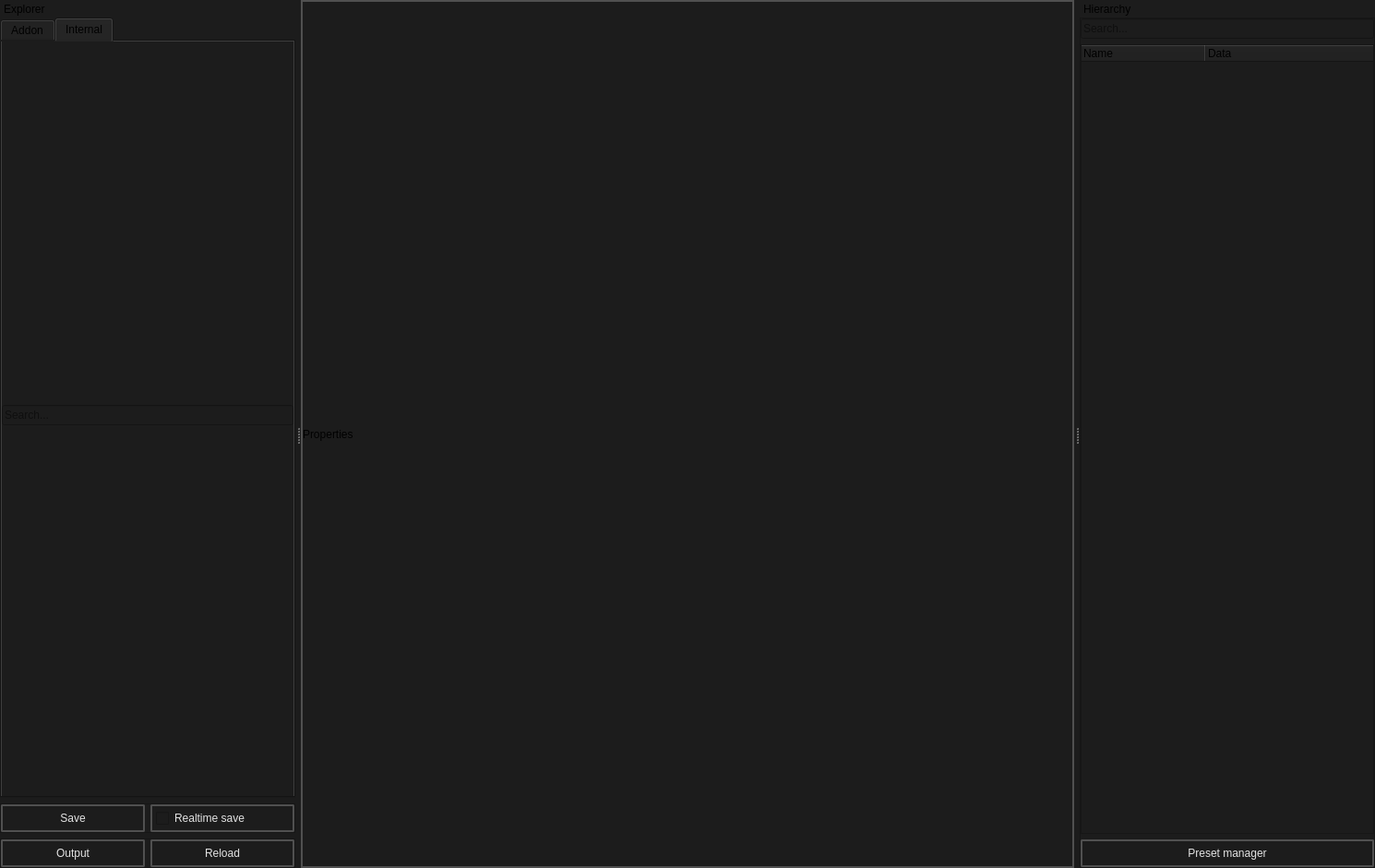
<?xml version="1.0" encoding="UTF-8"?>
<ui version="4.0">
 <class>MainWindow</class>
 <widget class="QMainWindow" name="MainWindow">
  <property name="geometry">
   <rect>
    <x>0</x>
    <y>0</y>
    <width>1490</width>
    <height>941</height>
   </rect>
  </property>
  <property name="windowTitle">
   <string>MainWindow</string>
  </property>
  <property name="styleSheet">
   <string notr="true">background-color: #1C1C1C;</string>
  </property>
  <widget class="QWidget" name="centralwidget">
   <layout class="QVBoxLayout" name="verticalLayout_6">
    <property name="leftMargin">
     <number>0</number>
    </property>
    <property name="topMargin">
     <number>0</number>
    </property>
    <property name="rightMargin">
     <number>0</number>
    </property>
    <property name="bottomMargin">
     <number>0</number>
    </property>
    <item>
     <widget class="QFrame" name="frame">
      <property name="styleSheet">
       <string notr="true">        QFrame#frame {
            border: 2px solid black; 
            border-color: rgba(80, 80, 80, 255);
        }
        QFrame#frame QLabel {
            border: 0px solid black; 
        }</string>
      </property>
      <property name="frameShape">
       <enum>QFrame::Shape::StyledPanel</enum>
      </property>
      <property name="frameShadow">
       <enum>QFrame::Shadow::Raised</enum>
      </property>
      <layout class="QVBoxLayout" name="verticalLayout_5">
       <property name="leftMargin">
        <number>0</number>
       </property>
       <property name="topMargin">
        <number>0</number>
       </property>
       <property name="rightMargin">
        <number>0</number>
       </property>
       <property name="bottomMargin">
        <number>0</number>
       </property>
       <item>
        <widget class="QLabel" name="label">
         <property name="font">
          <font>
           <pointsize>9</pointsize>
          </font>
         </property>
         <property name="text">
          <string>Properties</string>
         </property>
        </widget>
       </item>
      </layout>
     </widget>
    </item>
   </layout>
  </widget>
  <widget class="QDockWidget" name="dockWidget_4">
   <property name="minimumSize">
    <size>
     <width>320</width>
     <height>189</height>
    </size>
   </property>
   <property name="features">
    <set>QDockWidget::DockWidgetFeature::DockWidgetMovable</set>
   </property>
   <property name="allowedAreas">
    <set>Qt::DockWidgetArea::BottomDockWidgetArea|Qt::DockWidgetArea::LeftDockWidgetArea|Qt::DockWidgetArea::RightDockWidgetArea</set>
   </property>
   <property name="windowTitle">
    <string>Hierarchy</string>
   </property>
   <attribute name="dockWidgetArea">
    <number>2</number>
   </attribute>
   <widget class="QWidget" name="dockWidgetContents_2">
    <layout class="QVBoxLayout" name="verticalLayout_8">
     <property name="leftMargin">
      <number>0</number>
     </property>
     <property name="topMargin">
      <number>0</number>
     </property>
     <property name="rightMargin">
      <number>0</number>
     </property>
     <property name="bottomMargin">
      <number>0</number>
     </property>
     <item>
      <widget class="QFrame" name="frame_2">
       <property name="frameShape">
        <enum>QFrame::Shape::StyledPanel</enum>
       </property>
       <property name="frameShadow">
        <enum>QFrame::Shadow::Raised</enum>
       </property>
       <property name="lineWidth">
        <number>0</number>
       </property>
       <layout class="QVBoxLayout" name="verticalLayout_3">
        <property name="leftMargin">
         <number>0</number>
        </property>
        <property name="topMargin">
         <number>0</number>
        </property>
        <property name="rightMargin">
         <number>0</number>
        </property>
        <property name="bottomMargin">
         <number>0</number>
        </property>
        <item>
         <widget class="QLineEdit" name="hierarchy_search_bar_widget">
          <property name="placeholderText">
           <string>Search...</string>
          </property>
         </widget>
        </item>
        <item>
         <widget class="QTreeWidget" name="hierarchy_widget">
          <property name="dragEnabled">
           <bool>true</bool>
          </property>
          <property name="dragDropOverwriteMode">
           <bool>true</bool>
          </property>
          <property name="dragDropMode">
           <enum>QAbstractItemView::DragDropMode::NoDragDrop</enum>
          </property>
          <property name="defaultDropAction">
           <enum>Qt::DropAction::MoveAction</enum>
          </property>
          <property name="alternatingRowColors">
           <bool>true</bool>
          </property>
          <property name="selectionMode">
           <enum>QAbstractItemView::SelectionMode::SingleSelection</enum>
          </property>
          <property name="selectionBehavior">
           <enum>QAbstractItemView::SelectionBehavior::SelectItems</enum>
          </property>
          <property name="uniformRowHeights">
           <bool>true</bool>
          </property>
          <property name="allColumnsShowFocus">
           <bool>false</bool>
          </property>
          <property name="wordWrap">
           <bool>false</bool>
          </property>
          <property name="headerHidden">
           <bool>false</bool>
          </property>
          <property name="columnCount">
           <number>2</number>
          </property>
          <attribute name="headerVisible">
           <bool>true</bool>
          </attribute>
          <attribute name="headerCascadingSectionResizes">
           <bool>false</bool>
          </attribute>
          <attribute name="headerMinimumSectionSize">
           <number>45</number>
          </attribute>
          <attribute name="headerDefaultSectionSize">
           <number>135</number>
          </attribute>
          <attribute name="headerShowSortIndicator" stdset="0">
           <bool>false</bool>
          </attribute>
          <attribute name="headerStretchLastSection">
           <bool>true</bool>
          </attribute>
          <column>
           <property name="text">
            <string notr="true">Name</string>
           </property>
          </column>
          <column>
           <property name="text">
            <string>Data</string>
           </property>
          </column>
         </widget>
        </item>
        <item>
         <widget class="QPushButton" name="open_preset_manager_button">
          <property name="enabled">
           <bool>true</bool>
          </property>
          <property name="toolTip">
           <string>&lt;html&gt;&lt;head/&gt;&lt;body&gt;&lt;p&gt;Oopen Preset Manager Ctrl + P&lt;/p&gt;&lt;/body&gt;&lt;/html&gt;</string>
          </property>
          <property name="styleSheet">
           <string notr="true">
    /* QPushButton default and hover styles */
    QPushButton {

        font: 580 9pt &quot;Segoe UI&quot;;
	

        border: 2px solid black;
        border-radius: 2px;
        border-color: rgba(80, 80, 80, 255);
        height:22px;
        padding-top: 2px;
        padding-bottom:2px;
        padding-left: 4px;
        padding-right: 4px;
        color: #E3E3E3;
        background-color: #1C1C1C;
    }
    QPushButton:hover {
        background-color: #414956;
        color: white;
    }
    QPushButton:pressed {
        background-color: red;
        background-color: #1C1C1C;
        margin: 1 px;
        margin-left: 2px;
        margin-right: 2px;

    }</string>
          </property>
          <property name="text">
           <string>Preset manager</string>
          </property>
          <property name="icon">
           <iconset resource="../resources.qrc">
            <normaloff>:/icons/schema_24dp_9D9D9D_FILL0_wght400_GRAD0_opsz24.png</normaloff>:/icons/schema_24dp_9D9D9D_FILL0_wght400_GRAD0_opsz24.png</iconset>
          </property>
          <property name="iconSize">
           <size>
            <width>20</width>
            <height>20</height>
           </size>
          </property>
          <property name="shortcut">
           <string>Ctrl+P</string>
          </property>
         </widget>
        </item>
       </layout>
      </widget>
     </item>
    </layout>
   </widget>
  </widget>
  <widget class="QDockWidget" name="dockWidget_10">
   <property name="minimumSize">
    <size>
     <width>320</width>
     <height>174</height>
    </size>
   </property>
   <property name="features">
    <set>QDockWidget::DockWidgetFeature::DockWidgetMovable</set>
   </property>
   <property name="allowedAreas">
    <set>Qt::DockWidgetArea::BottomDockWidgetArea|Qt::DockWidgetArea::LeftDockWidgetArea|Qt::DockWidgetArea::RightDockWidgetArea</set>
   </property>
   <property name="windowTitle">
    <string>Explorer</string>
   </property>
   <attribute name="dockWidgetArea">
    <number>1</number>
   </attribute>
   <widget class="QWidget" name="explorer_layout_widget">
    <layout class="QVBoxLayout" name="verticalLayout_10">
     <property name="leftMargin">
      <number>0</number>
     </property>
     <property name="topMargin">
      <number>0</number>
     </property>
     <property name="rightMargin">
      <number>0</number>
     </property>
     <property name="bottomMargin">
      <number>0</number>
     </property>
     <item>
      <widget class="QTabWidget" name="tabWidget">
       <property name="currentIndex">
        <number>1</number>
       </property>
       <widget class="QWidget" name="addon_sounds">
        <attribute name="title">
         <string>Addon</string>
        </attribute>
        <layout class="QVBoxLayout" name="verticalLayout">
         <property name="spacing">
          <number>0</number>
         </property>
         <property name="leftMargin">
          <number>0</number>
         </property>
         <property name="topMargin">
          <number>0</number>
         </property>
         <property name="rightMargin">
          <number>0</number>
         </property>
         <property name="bottomMargin">
          <number>0</number>
         </property>
         <item>
          <layout class="QVBoxLayout" name="explorer_layout"/>
         </item>
        </layout>
       </widget>
       <widget class="QWidget" name="internal_sounds">
        <attribute name="title">
         <string>Internal</string>
        </attribute>
        <layout class="QVBoxLayout" name="verticalLayout_4">
         <property name="leftMargin">
          <number>0</number>
         </property>
         <property name="topMargin">
          <number>0</number>
         </property>
         <property name="rightMargin">
          <number>0</number>
         </property>
         <property name="bottomMargin">
          <number>7</number>
         </property>
         <item>
          <layout class="QVBoxLayout" name="internal_explorer_layout"/>
         </item>
         <item>
          <widget class="QLineEdit" name="internal_explorer_search_bar">
           <property name="placeholderText">
            <string>Search...</string>
           </property>
          </widget>
         </item>
        </layout>
       </widget>
      </widget>
     </item>
     <item>
      <widget class="QFrame" name="frame_3">
       <property name="maximumSize">
        <size>
         <width>16777215</width>
         <height>32</height>
        </size>
       </property>
       <property name="frameShape">
        <enum>QFrame::Shape::StyledPanel</enum>
       </property>
       <property name="frameShadow">
        <enum>QFrame::Shadow::Raised</enum>
       </property>
       <layout class="QHBoxLayout" name="horizontalLayout_4">
        <property name="leftMargin">
         <number>0</number>
        </property>
        <property name="topMargin">
         <number>0</number>
        </property>
        <property name="rightMargin">
         <number>0</number>
        </property>
        <property name="bottomMargin">
         <number>0</number>
        </property>
        <item>
         <widget class="QPushButton" name="save_file_button">
          <property name="toolTip">
           <string>&lt;html&gt;&lt;head/&gt;&lt;body&gt;&lt;p&gt;Save soundevents_addon.vsndevts Ctrl + S&lt;/p&gt;&lt;/body&gt;&lt;/html&gt;</string>
          </property>
          <property name="styleSheet">
           <string notr="true">
    /* QPushButton default and hover styles */
    QPushButton {

        font: 580 9pt &quot;Segoe UI&quot;;
	

        border: 2px solid black;
        border-radius: 2px;
        border-color: rgba(80, 80, 80, 255);
        height:22px;
        padding-top: 2px;
        padding-bottom:2px;
        padding-left: 4px;
        padding-right: 4px;
        color: #E3E3E3;
        background-color: #1C1C1C;
    }
    QPushButton:hover {
        background-color: #414956;
        color: white;
    }
    QPushButton:pressed {
        background-color: red;
        background-color: #1C1C1C;
        margin: 1 px;
        margin-left: 2px;
        margin-right: 2px;

    }</string>
          </property>
          <property name="text">
           <string>Save</string>
          </property>
          <property name="icon">
           <iconset resource="../resources.qrc">
            <normaloff>:/icons/save_16dp_9D9D9D_FILL0_wght400_GRAD0_opsz20.svg</normaloff>:/icons/save_16dp_9D9D9D_FILL0_wght400_GRAD0_opsz20.svg</iconset>
          </property>
          <property name="iconSize">
           <size>
            <width>20</width>
            <height>20</height>
           </size>
          </property>
          <property name="shortcut">
           <string>Ctrl+S</string>
          </property>
         </widget>
        </item>
        <item>
         <widget class="QCheckBox" name="realtime_save_checkbox">
          <property name="styleSheet">
           <string notr="true">
    /* QPushButton default and hover styles */
    QCheckBox {

        font: 580 10pt &quot;Segoe UI&quot;;

        border: 2px solid black;
        border-radius: 2px;
        border-color: rgba(80, 80, 80, 255);
        height:22px;
        padding-top: 2px;
        padding-bottom:2px;
        padding-left: 4px;
        padding-right: 4px;
        color: #E3E3E3;
        background-color: #1C1C1C;
    }
    QCheckBox:hover {
        background-color: #414956;
        color: white;
    }
    QCheckBox:pressed {

    }</string>
          </property>
          <property name="text">
           <string>Realtime save</string>
          </property>
         </widget>
        </item>
       </layout>
      </widget>
     </item>
     <item>
      <widget class="QFrame" name="frame_4">
       <property name="maximumSize">
        <size>
         <width>16777215</width>
         <height>32</height>
        </size>
       </property>
       <property name="frameShape">
        <enum>QFrame::Shape::StyledPanel</enum>
       </property>
       <property name="frameShadow">
        <enum>QFrame::Shadow::Raised</enum>
       </property>
       <layout class="QHBoxLayout" name="horizontalLayout_2">
        <property name="leftMargin">
         <number>0</number>
        </property>
        <property name="topMargin">
         <number>0</number>
        </property>
        <property name="rightMargin">
         <number>0</number>
        </property>
        <property name="bottomMargin">
         <number>0</number>
        </property>
        <item>
         <widget class="QPushButton" name="output_button">
          <property name="toolTip">
           <string>&lt;html&gt;&lt;head/&gt;&lt;body&gt;&lt;p&gt;Open soundevents_addon.vsndevts&lt;/p&gt;&lt;/body&gt;&lt;/html&gt;</string>
          </property>
          <property name="styleSheet">
           <string notr="true">
    /* QPushButton default and hover styles */
    QPushButton {

        font: 580 9pt &quot;Segoe UI&quot;;
	

        border: 2px solid black;
        border-radius: 2px;
        border-color: rgba(80, 80, 80, 255);
        height:22px;
        padding-top: 2px;
        padding-bottom:2px;
        padding-left: 4px;
        padding-right: 4px;
        color: #E3E3E3;
        background-color: #1C1C1C;
    }
    QPushButton:hover {
        background-color: #414956;
        color: white;
    }
    QPushButton:pressed {
        background-color: red;
        background-color: #1C1C1C;
        margin: 1 px;
        margin-left: 2px;
        margin-right: 2px;

    }</string>
          </property>
          <property name="text">
           <string>Output</string>
          </property>
          <property name="icon">
           <iconset resource="../resources.qrc">
            <normaloff>:/icons/file_open_16dp_9D9D9D_FILL0_wght400_GRAD0_opsz20.svg</normaloff>:/icons/file_open_16dp_9D9D9D_FILL0_wght400_GRAD0_opsz20.svg</iconset>
          </property>
          <property name="iconSize">
           <size>
            <width>20</width>
            <height>20</height>
           </size>
          </property>
          <property name="shortcut">
           <string>Ctrl+N</string>
          </property>
         </widget>
        </item>
        <item>
         <widget class="QPushButton" name="reload_button">
          <property name="toolTip">
           <string>&lt;html&gt;&lt;head/&gt;&lt;body&gt;&lt;p&gt;Reload soundevents_addon.vsndevts Ctrl + R&lt;/p&gt;&lt;/body&gt;&lt;/html&gt;</string>
          </property>
          <property name="styleSheet">
           <string notr="true">
    /* QPushButton default and hover styles */
    QPushButton {

        font: 580 9pt &quot;Segoe UI&quot;;
	

        border: 2px solid black;
        border-radius: 2px;
        border-color: rgba(80, 80, 80, 255);
        height:22px;
        padding-top: 2px;
        padding-bottom:2px;
        padding-left: 4px;
        padding-right: 4px;
        color: #E3E3E3;
        background-color: #1C1C1C;
    }
    QPushButton:hover {
        background-color: #414956;
        color: white;
    }
    QPushButton:pressed {
        background-color: red;
        background-color: #1C1C1C;
        margin: 1 px;
        margin-left: 2px;
        margin-right: 2px;

    }</string>
          </property>
          <property name="text">
           <string>Reload</string>
          </property>
          <property name="icon">
           <iconset resource="../resources.qrc">
            <normaloff>:/icons/sync_24dp_9D9D9D_FILL0_wght400_GRAD0_opsz24.svg</normaloff>:/icons/sync_24dp_9D9D9D_FILL0_wght400_GRAD0_opsz24.svg</iconset>
          </property>
          <property name="iconSize">
           <size>
            <width>20</width>
            <height>20</height>
           </size>
          </property>
          <property name="shortcut">
           <string>Ctrl+Shift+S</string>
          </property>
         </widget>
        </item>
       </layout>
      </widget>
     </item>
    </layout>
   </widget>
  </widget>
  <action name="actionCreateNewsmartprop">
   <property name="icon">
    <iconset resource="../resources.qrc">
     <normaloff>:/valve_common/icons/tools/common/new.png</normaloff>:/valve_common/icons/tools/common/new.png</iconset>
   </property>
   <property name="text">
    <string>CreateNewsmartprop</string>
   </property>
   <property name="menuRole">
    <enum>QAction::MenuRole::NoRole</enum>
   </property>
  </action>
  <action name="actionOpen_from_Explorer">
   <property name="icon">
    <iconset resource="../resources.qrc">
     <normaloff>:/valve_common/icons/tools/common/open.png</normaloff>:/valve_common/icons/tools/common/open.png</iconset>
   </property>
   <property name="text">
    <string>Open as</string>
   </property>
  </action>
  <action name="actionSave_as">
   <property name="icon">
    <iconset resource="../resources.qrc">
     <normaloff>:/valve_common/icons/tools/common/save_all.png</normaloff>:/valve_common/icons/tools/common/save_all.png</iconset>
   </property>
   <property name="text">
    <string>Save as</string>
   </property>
  </action>
  <action name="actionSave_current_file">
   <property name="icon">
    <iconset resource="../resources.qrc">
     <normaloff>:/valve_common/icons/tools/common/save.png</normaloff>:/valve_common/icons/tools/common/save.png</iconset>
   </property>
   <property name="text">
    <string>Save</string>
   </property>
  </action>
  <action name="actionRecompile_file">
   <property name="icon">
    <iconset resource="../resources.qrc">
     <normaloff>:/valve_common/icons/tools/common/options_activated.png</normaloff>:/valve_common/icons/tools/common/options_activated.png</iconset>
   </property>
   <property name="text">
    <string>Recompile file</string>
   </property>
  </action>
  <action name="actionRecompile_all_in_addon">
   <property name="icon">
    <iconset resource="../resources.qrc">
     <normaloff>:/valve_common/icons/tools/common/options_activated.png</normaloff>:/valve_common/icons/tools/common/options_activated.png</iconset>
   </property>
   <property name="text">
    <string>Recompile all in addon</string>
   </property>
  </action>
  <action name="actionConvert_all_vsmart_file_to_vdata">
   <property name="icon">
    <iconset resource="../resources.qrc">
     <normaloff>:/valve_common/icons/tools/common/move_to_changelist.png</normaloff>:/valve_common/icons/tools/common/move_to_changelist.png</iconset>
   </property>
   <property name="text">
    <string>Convert all vsmart file to vdata</string>
   </property>
   <property name="toolTip">
    <string>Convert all to data</string>
   </property>
  </action>
  <action name="actionFormat_serttings">
   <property name="icon">
    <iconset resource="../resources.qrc">
     <normaloff>:/valve_common/icons/tools/common/setting.png</normaloff>:/valve_common/icons/tools/common/setting.png</iconset>
   </property>
   <property name="text">
    <string>Format serttings</string>
   </property>
  </action>
 </widget>
 <resources>
  <include location="../resources.qrc"/>
 </resources>
 <connections/>
</ui>
